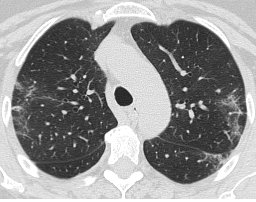
#> input picture covid_dec/train/covid/Copy of Covid (1).png, 256 x 202 px, found by its file name; its folder holds only this picture in this run
$ jupyter execute --allow-errors Covid_detection.ipynb   (older library calls are emulated)
#> lines starting #> are read from the running program, lines starting #| are printed output that depends on the picture
<a href="https://colab.research.google.com/github/NavaneethaCSR/Covid-Detection-using-CT-scan-Images/blob/main/Covid_detection.ipynb" target="_parent"></a>

[cell 1]
import numpy as np
from tensorflow.keras.callbacks import EarlyStopping
from tensorflow import keras
from keras.preprocessing import image
import os
import cv2
from tensorflow.keras.models import Sequential
from tensorflow.keras.layers import Dense, Flatten, Dropout,Input,Conv2D, MaxPooling2D,Activation,AveragePooling2D
from tensorflow.keras import layers, models,regularizers
from sklearn.preprocessing import LabelEncoder
from PIL import Image
from sklearn.metrics import accuracy_score, precision_score, recall_score, f1_score,confusion_matrix
from tensorflow.keras.optimizers import Adam

[cell 2]
from google.colab import drive
drive.mount('/content/drive')

[cell 3]
m, n = 224,224
train_data='/content/drive/MyDrive/Colab Notebooks/Datasets/covid_dec/train'
test_data='/content/drive/MyDrive/Colab Notebooks/Datasets/covid_dec/test'
validation_data='/content/drive/MyDrive/Colab Notebooks/Datasets/covid_dec/validation'

# **PRE-PROCESSING**

[cell 4]
import cv2
import os
import numpy as np

def compress_image(image, quality=95):
    encode_param = [int(cv2.IMWRITE_JPEG_QUALITY), quality]
    _, compressed_image = cv2.imencode('.jpg', image, encode_param)
    decoded_image = cv2.imdecode(compressed_image, 1)
    return decoded_image

def ela(image, quality=95):
    compressed_image = compress_image(image, quality)
    grayscale_image = cv2.cvtColor(compressed_image, cv2.COLOR_BGR2GRAY)
    equalized_image = cv2.equalizeHist(grayscale_image)
    ela_image = cv2.absdiff(grayscale_image, equalized_image)
    return ela_image

def preprocess_image(image_path, target_size=(224, 224), quality=95):
#> called with target_size = (224, 224), quality = 95
    try:
        original_image = cv2.imread(image_path)
#> original_image is the input picture: shape (202, 256, 3); min 36, max 255, mean 147.7
        if original_image is None:
            raise ValueError("Failed to load image: {}".format(image_path))

        resized_image = cv2.resize(original_image, target_size)
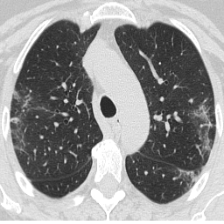
#> resized_image: shape (224, 224, 3); min 36, max 255, mean 147.6

        # Apply Gaussian blur
        blurred_image = cv2.GaussianBlur(resized_image, (5, 5), 0)
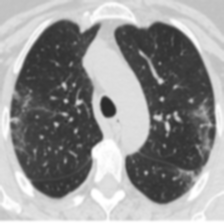
#> blurred_image: shape (224, 224, 3); min 42, max 255, mean 147.6

        #convert to grayscale
        gray_image = cv2.cvtColor(blurred_image, cv2.COLOR_BGR2GRAY)


        # Apply Sobel edge detection

        sobel_x = cv2.Sobel(gray_image, cv2.CV_64F, 1, 0, ksize=5)
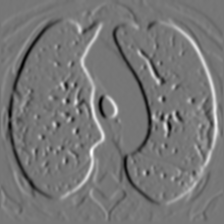
#> sobel_x: shape (224, 224) float64; min -6143, max 7027, mean 1.3; drawn with min black and max white
        sobel_y = cv2.Sobel(gray_image, cv2.CV_64F, 0, 1, ksize=5)
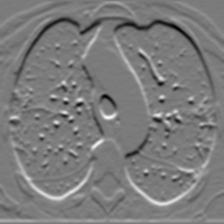
#> sobel_y: shape (224, 224) float64; min -5397, max 5748, mean 26.9; drawn with min black and max white
        edge_image = cv2.magnitude(sobel_x, sobel_y)
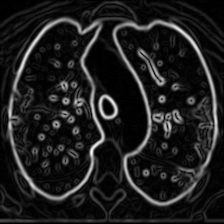
#> edge_image: shape (224, 224) float64; min 0, max 7064.4, mean 850.9; drawn with min black and max white


        # Apply histogram equalization for contrast enhancement
        equalized_image = cv2.equalizeHist(gray_image)
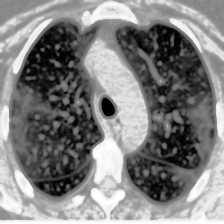
#> equalized_image: shape (224, 224); min 0, max 255, mean 129.1

        # Apply ELA
        ela_result = ela(resized_image, quality)
#> in ela, `equalized_image = cv2.equalizeHist(grayscale_image)`:
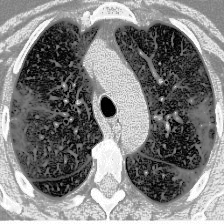
#> equalized_image: shape (224, 224); min 0, max 255, mean 129
#> in ela, `ela_image = cv2.absdiff(grayscale_image, equalized_image)`:
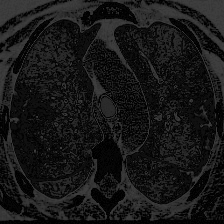
#> ela_image: shape (224, 224); min 0, max 62, mean 23.1

        # Combine preprocessing results
        preprocessed_image = np.concatenate((blurred_image, np.expand_dims(edge_image, axis=-1), np.expand_dims(ela_result, axis=-1)), axis=-1)

        # Normalize pixel values to the range [0, 1]
        preprocessed_image = preprocessed_image / 255.0

        return preprocessed_image
    except Exception as e:
        print("Error processing image {}: {}".format(image_path, e))
        return None

def preprocess_images_from_folders(data_dir, target_size=(224, 224), quality=95):
    preprocessed_images = []
    labels = []

    for label in os.listdir(data_dir):
        label_dir = os.path.join(data_dir, label)
        if os.path.isdir(label_dir):
            for filename in os.listdir(label_dir):
                if filename.endswith(('.jpg', '.jpeg', '.png')):
                    image_path = os.path.join(label_dir, filename)
                    preprocessed_image = preprocess_image(image_path, target_size, quality)
                    if preprocessed_image is not None:
                        preprocessed_images.append(preprocessed_image)
                        labels.append(label)
#> pass 2 of the loop in preprocess_images_from_folders, `for label in os.listdir(data_dir):`:
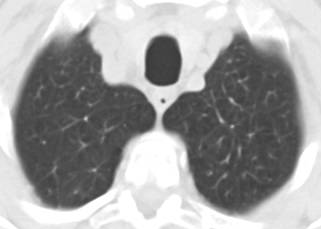
#> input picture covid_dec/train/non_covid/Copy of Non-Covid (1).png, 321 x 229 px, found by its file name
#> in preprocess_image, original_image is the input picture: shape (229, 321, 3); min 51, max 255, mean 161.4
#> in preprocess_image (call 2), `equalized_image = cv2.equalizeHist(gray_image)`:
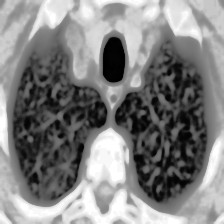
#> equalized_image: shape (224, 224); min 0, max 255, mean 129.4
#> in ela (call 2), `ela_image = cv2.absdiff(grayscale_image, equalized_image)`:
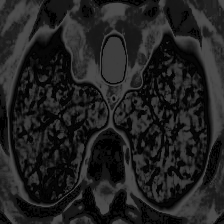
#> ela_image: shape (224, 224); min 0, max 76, mean 32.9

    return preprocessed_images, labels

[cell 5]
# Preprocess training images
train_images, train_labels = preprocess_images_from_folders(train_data)
#> train_images = 2 items; train_labels = ['covid', 'non_covid']

# Preprocess validation images
#> (the rest of this cell did not finish here and is left out)


# Preprocess test images
test_images, test_labels = preprocess_images_from_folders(test_data)

[cell 6]
import numpy as np

# Convert preprocessed images and labels to NumPy arrays
train_images = np.array(train_images)
train_labels = np.array(train_labels)
#> (the rest of this cell did not finish here and is left out)

[cell 7]
from sklearn.preprocessing import LabelEncoder

# Instantiate LabelEncoder
label_encoder = LabelEncoder()

# Fit and transform labels to numerical format
train_labels_encoded = label_encoder.fit_transform(train_labels)
#> train_labels_encoded = [0, 1]
#> (the rest of this cell did not finish here and is left out)

[cell 8]
train_labels_encoded
#> Out = [0, 1]
